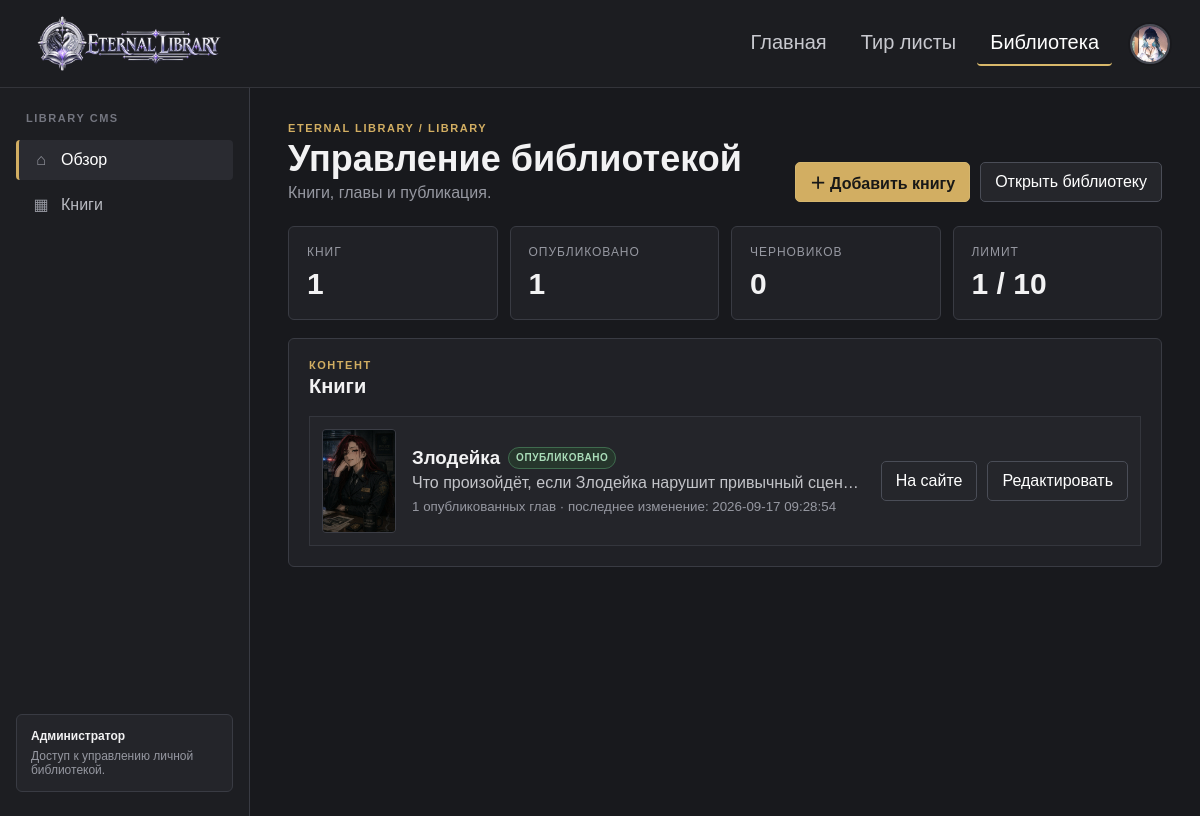
The app's page /library/manage/ (signed in) with its own data.
### tables this page shows
CREATE TABLE books (
    id INTEGER PRIMARY KEY AUTOINCREMENT,
    slug TEXT NOT NULL UNIQUE COLLATE NOCASE,
    title TEXT NOT NULL,
    description TEXT,
    cover_filename TEXT,
    publication_status TEXT NOT NULL DEFAULT 'draft'
        CHECK (publication_status IN ('draft', 'published', 'archived')),
    created_by INTEGER NOT NULL,
    created_at TEXT NOT NULL DEFAULT CURRENT_TIMESTAMP,
    updated_at TEXT NOT NULL DEFAULT CURRENT_TIMESTAMP, summary TEXT, tags_json TEXT NOT NULL DEFAULT '[]', banner_filename TEXT, published_at TEXT,
    FOREIGN KEY (created_by) REFERENCES users(id) ON DELETE RESTRICT
);

### eternal_library/library/manage/routes.py (the view)
@bp.get("/")
@management_required
def dashboard():
    books = list_manage_books()
    published_count = sum(1 for book in books if book["publication_status"] == "published")
    draft_count = sum(1 for book in books if book["publication_status"] == "draft")
    return render_template(
        "library/manage/dashboard.html",
        books=books,
        published_count=published_count,
        draft_count=draft_count,
        max_books=MAX_BOOKS,
    )

### eternal_library/auth/hooks.py (called while the page is built)
def avatar_url(user) -> str:
    if user and user["avatar_filename"]:
        return url_for("core.media_file", filename=f"avatars/{user['avatar_filename']}")
    return url_for("core.media_file", filename="tierlists/characters/eve.webp")

### eternal_library/database.py (called while the page is built)
def connect_db() -> sqlite3.Connection:
    INSTANCE_DIR.mkdir(parents=True, exist_ok=True)
    connection = sqlite3.connect(DATABASE_PATH)
    connection.row_factory = sqlite3.Row
    connection.execute("PRAGMA foreign_keys = ON")
    return connection

def get_user_by_id(user_id: int):
    with connect_db() as db:
        return db.execute("SELECT * FROM users WHERE id = ?", (user_id,)).fetchone()

### eternal_library/library/repository.py (called while the page is built)
def list_manage_books():
    with connect_db() as db:
        return db.execute(
            """
            SELECT b.*, u.username AS editor_name,
                   COUNT(c.id) AS chapter_count,
                   SUM(CASE WHEN c.publication_status = 'published' THEN 1 ELSE 0 END) AS published_chapter_count
            FROM books b
            LEFT JOIN users u ON u.id = b.created_by
            LEFT JOIN book_chapters c ON c.book_id = b.id
            GROUP BY b.id
            ORDER BY b.updated_at DESC, b.title COLLATE NOCASE
            """
        ).fetchall()

### eternal_library/templates/library/manage/dashboard.html (shortened to what this page needs)
{% extends "library/manage/manage_base.html" %}
{% set manage_section = 'dashboard' %}
{% block heading %}Управление библиотекой{% endblock %}
{% block subtitle %}Книги, главы и публикация.{% endblock %}
{% block actions %}
{% if books|length < max_books %}
<a class="button primary" href="{{ url_for('library_manage.book_new') }}">＋ Добавить книгу</a>
{% endif %}
<a class="button ghost" href="{{ url_for('library.home') }}">Открыть библиотеку</a>
{% endblock %}
{% block content %}
<section class="stats-row" aria-label="Сводка">
    <article class="stat-card"><span>Книг</span><strong>{{ books|length }}</strong></article>
    <article class="stat-card"><span>Опубликовано</span><strong>{{ published_count }}</strong></article>
    <article class="stat-card"><span>Черновиков</span><strong>{{ draft_count }}</strong></article>
    <article class="stat-card"><span>Лимит</span><strong>{{ books|length }} / {{ max_books }}</strong></article>
</section>
<section class="panel" id="books">
    <header class="panel-header">
        <div><p class="section-kicker">КОНТЕНТ</p><h2>Книги</h2></div>
    </header>
    {% if books %}
    <div class="game-admin-list library-admin-list">
        {% for book in books %}
        <article class="game-admin-row library-admin-row">
            <div class="library-book-thumb">
                {% if book['cover_filename'] %}
                <img src="{{ url_for('core.media_file', filename='library/covers/' ~ book['cover_filename']) }}" alt="">
                {% else %}
                <span>{{ book['title'][:1]|upper }}</span>
                {% endif %}
            </div>
            <div class="game-row-main">
                <div class="game-row-title">
                    <h3>{{ book['title'] }}</h3>
                    <span class="status status-{{ book['publication_status'] }}">{{ {'draft':'Черновик','published':'Опубликовано','archived':'Архив'}[book['publication_status']] }}</span>
                </div>
                <p>{{ book['summary'] or book['description'] or 'Описание пока не заполнено.' }}</p>
                <small>{{ book['published_chapter_count'] or 0 }} опубликованных глав · последнее изменение: {{ book['updated_at'] }}</small>
            </div>
            <div class="row-actions">
                {% if book['publication_status'] == 'published' %}
                <a class="button ghost" href="{{ url_for('library.book', slug=book['slug']) }}">На сайте</a>
                {% endif %}
                <a class="button ghost" href="{{ url_for('library_manage.book_edit', book_id=book['id']) }}">Редактировать</a>
            </div>
        </article>
        {% endfor %}
    </div>
    {% else %}
    <div class="empty-state library-manage-empty">
        <strong>В библиотеке пока нет книг.</strong>
        <span>Создайте первую книгу через кнопку в верхней части страницы — после публикации она появится в библиотеке.</span>
    </div>
    {% endif %}
</section>
{% endblock %}

### eternal_library/static/css/tierlists/management_style.css (style rules this page uses)
* { box-sizing: border-box; }
:root { color-scheme: dark; --bg: #18191d; --panel: #202126; --panel-2: #26272d; --panel-3: #2d2f36; --border: #393b43; --border-strong: #4a4d57; --text: #f2f2f3; --muted: #9698a1; --muted-2: #747680; --accent: #d2ae62; --accent-soft: #5f5134; --blue: #5d92d8; --green: #69b783; --red: #cf6b70; --orange: #d59a59; }
body { margin: 0; min-width: 320px; background: var(--bg); color: var(--text); font-family: Inter, ui-sans-serif, system-ui, -apple-system, BlinkMacSystemFont, "Segoe UI", sans-serif; }
a { color: inherit; }
.sidebar-kicker, .eyebrow, .section-kicker { margin: 0; color: var(--accent); font-size: 11px; font-weight: 800; letter-spacing: .14em; text-transform: uppercase; }
.heading-actions, .row-actions, .save-actions { display: flex; align-items: center; gap: 10px; flex-wrap: wrap; }
.button { display: inline-flex; align-items: center; justify-content: center; min-height: 40px; padding: 0 14px; border: 1px solid var(--border-strong); border-radius: 5px; color: white; background: #303138; text-decoration: none; cursor: pointer; }
.button.primary { color: #181817; border-color: #d5b66e; background: var(--accent); font-weight: 800; }
.button.ghost { background: #25262b; }
.stats-row { display: grid; grid-template-columns: repeat(4, minmax(0, 1fr)); gap: 12px; margin-bottom: 18px; }
.stat-card, .panel { border: 1px solid var(--border); background: var(--panel); }
.stat-card { display: grid; gap: 8px; padding: 18px; border-radius: 6px; }
.stat-card span { color: var(--muted); font-size: 12px; text-transform: uppercase; letter-spacing: .08em; }
.stat-card strong { font-size: 30px; }
.panel { margin-bottom: 18px; padding: 20px; border-radius: 6px; }
.panel-header { display: flex; align-items: center; justify-content: space-between; gap: 18px; margin-bottom: 18px; }
.panel-header h2 { margin: 4px 0 0; font-size: 20px; }
.game-admin-list { display: grid; gap: 10px; }
.game-admin-row { display: grid; grid-template-columns: 86px minmax(0, 1fr) auto; gap: 16px; align-items: center; padding: 12px; border: 1px solid #34363d; background: #24252a; }
.game-row-main { min-width: 0; }
.game-row-title { display: flex; align-items: center; gap: 8px; flex-wrap: wrap; }
.game-row-title h2, .game-row-title h3 { margin: 0; }
.game-row-main p { max-width: 850px; margin: 5px 0; color: #c3c4c9; white-space: nowrap; overflow: hidden; text-overflow: ellipsis; }
.game-row-main small { color: var(--muted); }
.status { display: inline-flex; align-items: center; min-height: 22px; padding: 0 7px; border: 1px solid var(--border); border-radius: 999px; color: #c6c7cc; background: #2d2e34; font-size: 10px; font-weight: 800; text-transform: uppercase; letter-spacing: .06em; }
.status-published { border-color: #3f6b4e; color: #a9dcb8; background: #26362c; }

### eternal_library/static/css/library/management.css (style rules this page uses)
.library-admin-list .library-admin-row { grid-template-columns: 74px minmax(0, 1fr) auto; }
.library-book-thumb { width: 74px; height: 104px; display: grid; place-items: center; overflow: hidden; border: 1px solid #3b3d45; border-radius: 4px; color: #777a84; background: #303138; font-size: 28px; font-weight: 900; }
.library-book-thumb img { width: 100%; height: 100%; object-fit: cover; }

### eternal_library/static/css/common/global_style.css (style rules this page uses)
:root { --site-bg: #23242a; --site-panel: #1c1d21; --site-panel-soft: #25262b; --site-border: #33343a; --site-text: #f2f2f3; --site-muted: #9b9ca4; --site-accent: #d8b86a; }
html { color-scheme: dark; }
body { min-width: 320px; color: var(--site-text); font-family: Arial, Helvetica, sans-serif !important; -webkit-font-smoothing: antialiased; }

### records on screen
books: cover_filename (picture), title "Злодейка", publication_status "ОПУБЛИКОВАНО", summary "Что произойдёт, если Злодейка нарушит привычный сцен…", book "1", updated_at "2026-09-17 09:28:54"

### other values on screen
{{ books|length }} "1"
{{ published_count }} "1"
{{ draft_count }} "0"
{{ max_books }} "10"
